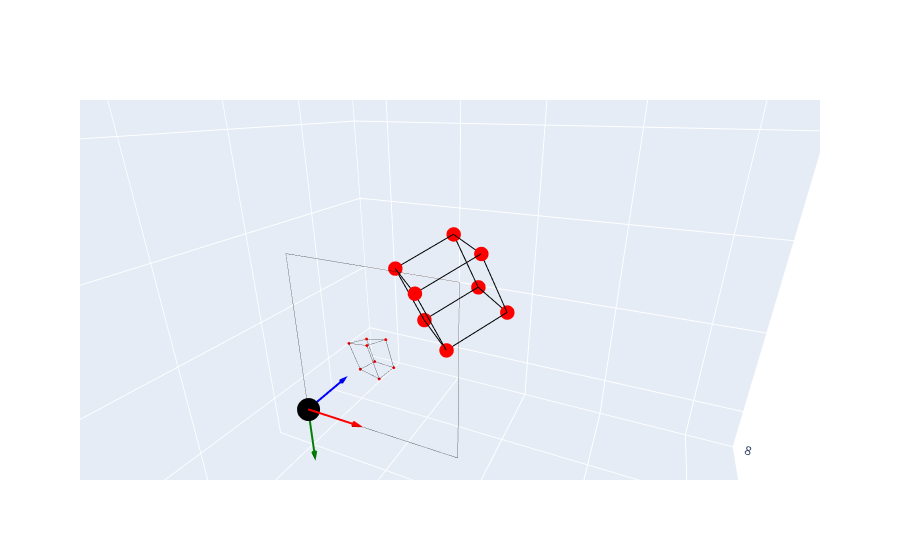

Notebook code cell kept with this figure:
### Code cell
fig = go.Figure()

# Plot the object points in 3D
plot_cube(vertices=vertices, edges=edges, fig=fig)

# Plot camera center
fig.add_trace(go.Scatter3d(x=[0], y=[0], z=[0], mode='markers', marker=dict(size=8, color='black'), showlegend=False))

# Draw the image plane
draw_image_plane(fig)

# Draw the projection in the image plane
fig.add_trace(go.Scatter3d(
    x=list(nimp[:,0]),
    y=list(nimp[:,1]),
    z=list(nimp[:,2]),
    mode='markers',
    marker=dict(color='red', size=1),
    showlegend=False,
))
for (v1_idx, v2_idx) in edges:
    v1, v2 = nimp[v1_idx, :], nimp[v2_idx, :]
    fig.add_trace(
        go.Scatter3d(
            x=[v1[0], v2[0]],
            y=[v1[1], v2[1]],
            z=[1, 1],
            mode='lines',
            line=dict(color='black', width=0.5),
            showlegend=False,
        )
    )

fig.update_layout(
    scene=dict(
        aspectmode='manual',
        aspectratio=dict(x=1, y=1, z=1), # equal scaling for all axes
        xaxis=dict(range=[-5,5]),
        yaxis=dict(range=[-5,5]),
        zaxis=dict(range=[-2,8]),
        camera=dict(
            eye=dict(x=0.25,y=-0.25,z=-0.55),
            center=dict(x=0,y=0,z=0),
            up=dict(x=0,y=-1,z=0)
        )
    )
)


def draw_coordinate_frame(fig: go.Figure, length: float = 1.0):
    p = np.array([0,0,0])
    axes = {
        'x': length*np.array([1,0,0]),
        'y': length*np.array([0,1,0]),
        'z': length*np.array([0,0,1]),
    }
    colors = {'x': 'red', 'y': 'green', 'z': 'blue'}

    for axis, endpoint in axes.items():
        fig.add_trace(go.Scatter3d(
            x=[p[0], endpoint[0]],
            y=[p[1], endpoint[1]],
            z=[p[2], endpoint[2]],
            mode='lines',
            line=dict(width=4, color=colors[axis]),
            showlegend=False,
            name=f"{axis}-axis", # for hover
        ))
        fig.add_trace(go.Cone(
            x=[endpoint[0]], y=[endpoint[1]], z=[endpoint[2]],
            u=[endpoint[0]], v=[endpoint[1]], w=[endpoint[2]],
            colorscale=[[0, colors[axis]], [1, colors[axis]]],
            showscale=False,
            showlegend=False,
            name=f"{axis}-axis",
            sizemode='absolute',
            sizeref=0.1,
        ))

draw_coordinate_frame(fig, 0.5)


fig.show()

### Figure 1 — Plotly figure (JSON) as saved in the notebook; plotly's stock layout.template omitted (floating-point values rounded to 4 significant figures)
{"data": [{"marker": {"color": "red", "size": 5}, "mode": "markers", "showlegend": false, "type": "scatter3d", "x": [-0.8234, -0.1163, 0.1825, -0.5246, -0.1825, 0.5246, 0.8234, 0.1163], "y": [-0.2418, -0.2418, 0.6645, 0.6645, -0.6645, -0.6645, 0.2418, 0.2418], "z": [2.884, 2.177, 2.475, 3.183, 3.525, 2.817, 3.116, 3.823]}, {"line": {"color": "black"}, "mode": "lines", "showlegend": false, "type": "scatter3d", "x": [-0.8234, -0.1163], "y": [-0.2418, -0.2418], "z": [2.884, 2.177]}, {"line": {"color": "black"}, "mode": "lines", "showlegend": false, "type": "scatter3d", "x": [-0.1163, 0.1825], "y": [-0.2418, 0.6645], "z": [2.177, 2.475]}, {"line": {"color": "black"}, "mode": "lines", "showlegend": false, "type": "scatter3d", "x": [0.1825, -0.5246], "y": [0.6645, 0.6645], "z": [2.475, 3.183]}, {"line": {"color": "black"}, "mode": "lines", "showlegend": false, "type": "scatter3d", "x": [-0.5246, -0.8234], "y": [0.6645, -0.2418], "z": [3.183, 2.884]}, {"line": {"color": "black"}, "mode": "lines", "showlegend": false, "type": "scatter3d", "x": [-0.1825, 0.5246], "y": [-0.6645, -0.6645], "z": [3.525, 2.817]}, {"line": {"color": "black"}, "mode": "lines", "showlegend": false, "type": "scatter3d", "x": [0.5246, 0.8234], "y": [-0.6645, 0.2418], "z": [2.817, 3.116]}, {"line": {"color": "black"}, "mode": "lines", "showlegend": false, "type": "scatter3d", "x": [0.8234, 0.1163], "y": [0.2418, 0.2418], "z": [3.116, 3.823]}, {"line": {"color": "black"}, "mode": "lines", "showlegend": false, "type": "scatter3d", "x": [0.1163, -0.1825], "y": [0.2418, -0.6645], "z": [3.823, 3.525]}, {"line": {"color": "black"}, "mode": "lines", "showlegend": false, "type": "scatter3d", "x": [-0.8234, -0.1825], "y": [-0.2418, -0.6645], "z": [2.884, 3.525]}, {"line": {"color": "black"}, "mode": "lines", "showlegend": false, "type": "scatter3d", "x": [-0.1163, 0.5246], "y": [-0.2418, -0.6645], "z": [2.177, 2.817]}, {"line": {"color": "black"}, "mode": "lines", "showlegend": false, "type": "scatter3d", "x": [0.1825, 0.8234], "y": [0.6645, 0.2418], "z": [2.475, 3.116]}, {"line": {"color": "black"}, "mode": "lines", "showlegend": false, "type": "scatter3d", "x": [-0.5246, 0.1163], "y": [0.6645, 0.2418], "z": [3.183, 3.823]}, {"marker": {"color": "black", "size": 8}, "mode": "markers", "showlegend": false, "type": "scatter3d", "x": [0], "y": [0], "z": [0]}, {"line": {"color": "black", "width": 0.5}, "mode": "lines", "showlegend": false, "type": "scatter3d", "x": [-1, 1], "y": [-1, -1], "z": [1, 1]}, {"line": {"color": "black", "width": 0.5}, "mode": "lines", "showlegend": false, "type": "scatter3d", "x": [1, 1], "y": [-1, 1], "z": [1, 1]}, {"line": {"color": "black", "width": 0.5}, "mode": "lines", "showlegend": false, "type": "scatter3d", "x": [1, -1], "y": [1, 1], "z": [1, 1]}, {"line": {"color": "black", "width": 0.5}, "mode": "lines", "showlegend": false, "type": "scatter3d", "x": [-1, -1], "y": [1, -1], "z": [1, 1]}, {"marker": {"color": "red", "size": 1}, "mode": "markers", "showlegend": false, "type": "scatter3d", "x": [-0.2855, -0.05343, 0.07374, -0.1648, -0.05179, 0.1862, 0.2642, 0.03042], "y": [-0.08387, -0.1111, 0.2684, 0.2088, -0.1885, -0.2358, 0.07761, 0.06325], "z": [1, 1, 1, 1, 1, 1, 1, 1]}, {"line": {"color": "black", "width": 0.5}, "mode": "lines", "showlegend": false, "type": "scatter3d", "x": [-0.2855, -0.05343], "y": [-0.08387, -0.1111], "z": [1, 1]}, {"line": {"color": "black", "width": 0.5}, "mode": "lines", "showlegend": false, "type": "scatter3d", "x": [-0.05343, 0.07374], "y": [-0.1111, 0.2684], "z": [1, 1]}, {"line": {"color": "black", "width": 0.5}, "mode": "lines", "showlegend": false, "type": "scatter3d", "x": [0.07374, -0.1648], "y": [0.2684, 0.2088], "z": [1, 1]}, {"line": {"color": "black", "width": 0.5}, "mode": "lines", "showlegend": false, "type": "scatter3d", "x": [-0.1648, -0.2855], "y": [0.2088, -0.08387], "z": [1, 1]}, {"line": {"color": "black", "width": 0.5}, "mode": "lines", "showlegend": false, "type": "scatter3d", "x": [-0.05179, 0.1862], "y": [-0.1885, -0.2358], "z": [1, 1]}, {"line": {"color": "black", "width": 0.5}, "mode": "lines", "showlegend": false, "type": "scatter3d", "x": [0.1862, 0.2642], "y": [-0.2358, 0.07761], "z": [1, 1]}, {"line": {"color": "black", "width": 0.5}, "mode": "lines", "showlegend": false, "type": "scatter3d", "x": [0.2642, 0.03042], "y": [0.07761, 0.06325], "z": [1, 1]}, {"line": {"color": "black", "width": 0.5}, "mode": "lines", "showlegend": false, "type": "scatter3d", "x": [0.03042, -0.05179], "y": [0.06325, -0.1885], "z": [1, 1]}, {"line": {"color": "black", "width": 0.5}, "mode": "lines", "showlegend": false, "type": "scatter3d", "x": [-0.2855, -0.05179], "y": [-0.08387, -0.1885], "z": [1, 1]}, {"line": {"color": "black", "width": 0.5}, "mode": "lines", "showlegend": false, "type": "scatter3d", "x": [-0.05343, 0.1862], "y": [-0.1111, -0.2358], "z": [1, 1]}, {"line": {"color": "black", "width": 0.5}, "mode": "lines", "showlegend": false, "type": "scatter3d", "x": [0.07374, 0.2642], "y": [0.2684, 0.07761], "z": [1, 1]}, {"line": {"color": "black", "width": 0.5}, "mode": "lines", "showlegend": false, "type": "scatter3d", "x": [-0.1648, 0.03042], "y": [0.2088, 0.06325], "z": [1, 1]}, {"line": {"color": "red", "width": 4}, "mode": "lines", "name": "x-axis", "showlegend": false, "type": "scatter3d", "x": [0, 0.5], "y": [0, 0], "z": [0, 0]}, {"colorscale": [[0, "red"], [1, "red"]], "name": "x-axis", "showlegend": false, "showscale": false, "sizemode": "absolute", "sizeref": 0.1, "type": "cone", "u": [0.5], "v": [0], "w": [0], "x": [0.5], "y": [0], "z": [0]}, {"line": {"color": "green", "width": 4}, "mode": "lines", "name": "y-axis", "showlegend": false, "type": "scatter3d", "x": [0, 0], "y": [0, 0.5], "z": [0, 0]}, {"colorscale": [[0, "green"], [1, "green"]], "name": "y-axis", "showlegend": false, "showscale": false, "sizemode": "absolute", "sizeref": 0.1, "type": "cone", "u": [0], "v": [0.5], "w": [0], "x": [0], "y": [0.5], "z": [0]}, {"line": {"color": "blue", "width": 4}, "mode": "lines", "name": "z-axis", "showlegend": false, "type": "scatter3d", "x": [0, 0], "y": [0, 0], "z": [0, 0.5]}, {"colorscale": [[0, "blue"], [1, "blue"]], "name": "z-axis", "showlegend": false, "showscale": false, "sizemode": "absolute", "sizeref": 0.1, "type": "cone", "u": [0], "v": [0], "w": [0.5], "x": [0], "y": [0], "z": [0.5]}], "layout": {"scene": {"aspectmode": "manual", "aspectratio": {"x": 1, "y": 1, "z": 1}, "camera": {"center": {"x": 0, "y": 0, "z": 0}, "eye": {"x": 0.25, "y": -0.25, "z": -0.55}, "up": {"x": 0, "y": -1, "z": 0}}, "xaxis": {"range": [-5, 5]}, "yaxis": {"range": [-5, 5]}, "zaxis": {"range": [-2, 8]}}}}
